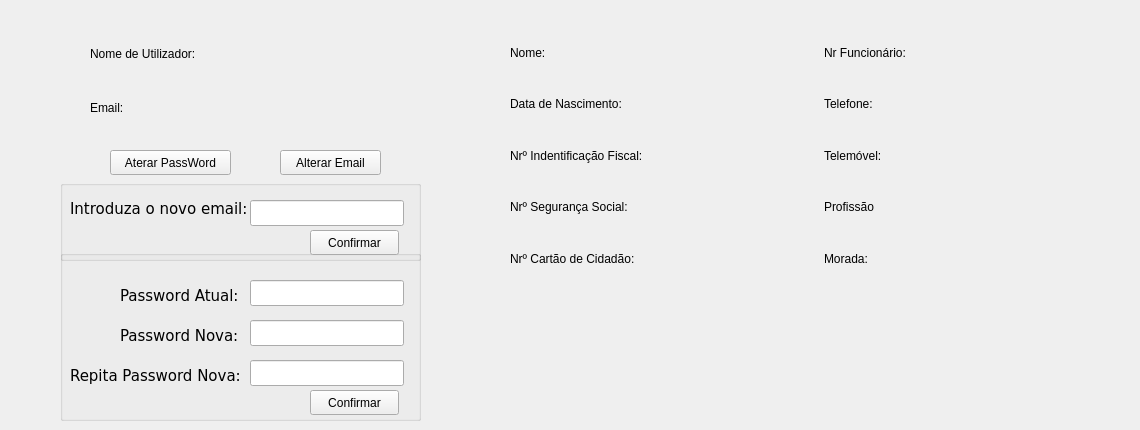
      <widget class="QWidget" name="tab_14">
       <attribute name="title">
        <string>Perfil</string>
       </attribute>
       <widget class="QWidget" name="gridLayoutWidget_4">
        <property name="geometry">
         <rect>
          <x>510</x>
          <y>30</y>
          <width>621</width>
          <height>251</height>
         </rect>
        </property>
        <layout class="QGridLayout" name="gridLayout_4">
         <item row="4" column="2">
          <widget class="QLabel" name="label_80">
           <property name="text">
            <string>Morada:</string>
           </property>
           <property name="alignment">
            <set>Qt::AlignLeading|Qt::AlignLeft|Qt::AlignVCenter</set>
           </property>
          </widget>
         </item>
         <item row="1" column="0">
          <widget class="QLabel" name="label_81">
           <property name="autoFillBackground">
            <bool>false</bool>
           </property>
           <property name="text">
            <string>Data de Nascimento:</string>
           </property>
           <property name="alignment">
            <set>Qt::AlignLeading|Qt::AlignLeft|Qt::AlignVCenter</set>
           </property>
          </widget>
         </item>
         <item row="3" column="1">
          <widget class="QLabel" name="profileSocialNr">
           <property name="text">
            <string/>
           </property>
          </widget>
         </item>
         <item row="1" column="3">
          <widget class="QLabel" name="profileaPhoneNr">
           <property name="text">
            <string/>
           </property>
          </widget>
         </item>
         <item row="3" column="0">
          <widget class="QLabel" name="label_71">
           <property name="text">
            <string>Nrº Segurança Social:</string>
           </property>
           <property name="alignment">
            <set>Qt::AlignLeading|Qt::AlignLeft|Qt::AlignVCenter</set>
           </property>
          </widget>
         </item>
         <item row="0" column="2">
          <widget class="QLabel" name="label_83">
           <property name="text">
            <string>Nr Funcionário:</string>
           </property>
           <property name="alignment">
            <set>Qt::AlignLeading|Qt::AlignLeft|Qt::AlignVCenter</set>
           </property>
          </widget>
         </item>
         <item row="1" column="2">
          <widget class="QLabel" name="label_70">
           <property name="text">
            <string>Telefone:</string>
           </property>
           <property name="alignment">
            <set>Qt::AlignLeading|Qt::AlignLeft|Qt::AlignVCenter</set>
           </property>
          </widget>
         </item>
         <item row="0" column="1">
          <widget class="QLabel" name="profileName">
           <property name="text">
            <string/>
           </property>
          </widget>
         </item>
         <item row="2" column="3">
          <widget class="QLabel" name="profileMobileNr">
           <property name="text">
            <string/>
           </property>
          </widget>
         </item>
         <item row="0" column="3">
          <widget class="QLabel" name="profileNumber">
           <property name="text">
            <string/>
           </property>
          </widget>
         </item>
         <item row="2" column="0">
          <widget class="QLabel" name="label_72">
           <property name="text">
            <string>Nrº Indentificação Fiscal:</string>
           </property>
           <property name="alignment">
            <set>Qt::AlignLeading|Qt::AlignLeft|Qt::AlignVCenter</set>
           </property>
          </widget>
         </item>
         <item row="2" column="2">
          <widget class="QLabel" name="label_65">
           <property name="text">
            <string>Telemóvel:</string>
           </property>
           <property name="alignment">
            <set>Qt::AlignLeading|Qt::AlignLeft|Qt::AlignVCenter</set>
           </property>
          </widget>
         </item>
         <item row="2" column="1">
          <widget class="QLabel" name="profileNIF">
           <property name="text">
            <string/>
           </property>
          </widget>
         </item>
         <item row="0" column="0">
          <widget class="QLabel" name="label_82">
           <property name="text">
            <string>Nome:</string>
           </property>
           <property name="alignment">
            <set>Qt::AlignLeading|Qt::AlignLeft|Qt::AlignVCenter</set>
           </property>
          </widget>
         </item>
         <item row="3" column="3">
          <widget class="QLabel" name="profileJob">
           <property name="text">
            <string/>
           </property>
          </widget>
         </item>
         <item row="4" column="1">
          <widget class="QLabel" name="profileIDNr">
           <property name="text">
            <string/>
           </property>
          </widget>
         </item>
         <item row="4" column="3">
          <widget class="QLabel" name="profileAdress">
           <property name="text">
            <string/>
           </property>
          </widget>
         </item>
         <item row="1" column="1">
          <widget class="QLabel" name="profileDate">
           <property name="text">
            <string/>
           </property>
          </widget>
         </item>
         <item row="3" column="2">
          <widget class="QLabel" name="label_84">
           <property name="text">
            <string>Profissão</string>
           </property>
           <property name="alignment">
            <set>Qt::AlignLeading|Qt::AlignLeft|Qt::AlignVCenter</set>
           </property>
          </widget>
         </item>
         <item row="4" column="0">
          <widget class="QLabel" name="label_64">
           <property name="text">
            <string>Nrº Cartão de Cidadão:</string>
           </property>
           <property name="alignment">
            <set>Qt::AlignLeading|Qt::AlignLeft|Qt::AlignVCenter</set>
           </property>
          </widget>
         </item>
        </layout>
       </widget>
       <widget class="QWidget" name="gridLayoutWidget_5">
        <property name="geometry">
         <rect>
          <x>90</x>
          <y>30</y>
          <width>321</width>
          <height>101</height>
         </rect>
        </property>
        <layout class="QGridLayout" name="gridLayout_5">
         <item row="0" column="0">
          <widget class="QLabel" name="label_85">
           <property name="text">
            <string>Nome de Utilizador:</string>
           </property>
           <property name="alignment">
            <set>Qt::AlignLeading|Qt::AlignLeft|Qt::AlignVCenter</set>
           </property>
          </widget>
         </item>
         <item row="1" column="0">
          <widget class="QLabel" name="label_75">
           <property name="text">
            <string>Email:</string>
           </property>
           <property name="alignment">
            <set>Qt::AlignLeading|Qt::AlignLeft|Qt::AlignVCenter</set>
           </property>
          </widget>
         </item>
         <item row="0" column="1">
          <widget class="QLabel" name="profileUserName">
           <property name="text">
            <string/>
           </property>
          </widget>
         </item>
         <item row="1" column="1">
          <widget class="QLabel" name="profileEmail">
           <property name="text">
            <string/>
           </property>
          </widget>
         </item>
        </layout>
       </widget>
       <widget class="QPushButton" name="profileShowBoxPass">
        <property name="geometry">
         <rect>
          <x>110</x>
          <y>150</y>
          <width>121</width>
          <height>25</height>
         </rect>
        </property>
        <property name="text">
         <string>Aterar PassWord</string>
        </property>
       </widget>
       <widget class="QPushButton" name="profileShowBoxEmail">
        <property name="geometry">
         <rect>
          <x>280</x>
          <y>150</y>
          <width>101</width>
          <height>25</height>
         </rect>
        </property>
        <property name="text">
         <string>Alterar Email</string>
        </property>
       </widget>
       <widget class="QGroupBox" name="changePass">
        <property name="geometry">
         <rect>
          <x>60</x>
          <y>250</y>
          <width>361</width>
          <height>171</height>
         </rect>
        </property>
        <property name="title">
         <string/>
        </property>
        <widget class="QLabel" name="label_14">
         <property name="geometry">
          <rect>
           <x>60</x>
           <y>30</y>
           <width>131</width>
           <height>31</height>
          </rect>
         </property>
         <property name="font">
          <font>
           <family>DejaVu Sans</family>
           <pointsize>11</pointsize>
          </font>
         </property>
         <property name="text">
          <string>Password Atual:</string>
         </property>
        </widget>
        <widget class="QLabel" name="label_27">
         <property name="geometry">
          <rect>
           <x>60</x>
           <y>70</y>
           <width>131</width>
           <height>31</height>
          </rect>
         </property>
         <property name="font">
          <font>
           <family>DejaVu Sans</family>
           <pointsize>11</pointsize>
          </font>
         </property>
         <property name="text">
          <string>Password Nova:</string>
         </property>
        </widget>
        <widget class="QLabel" name="label_28">
         <property name="geometry">
          <rect>
           <x>10</x>
           <y>110</y>
           <width>181</width>
           <height>31</height>
          </rect>
         </property>
         <property name="font">
          <font>
           <family>DejaVu Sans</family>
           <pointsize>11</pointsize>
          </font>
         </property>
         <property name="text">
          <string>Repita Password Nova:</string>
         </property>
        </widget>
        <widget class="QLineEdit" name="profileCurrentPass">
         <property name="geometry">
          <rect>
           <x>190</x>
           <y>30</y>
           <width>154</width>
           <height>26</height>
          </rect>
         </property>
         <property name="text">
          <string/>
         </property>
         <property name="echoMode">
          <enum>QLineEdit::Password</enum>
         </property>
        </widget>
        <widget class="QLineEdit" name="profileNewPass">
         <property name="geometry">
          <rect>
           <x>190</x>
           <y>70</y>
           <width>154</width>
           <height>26</height>
          </rect>
         </property>
         <property name="text">
          <string/>
         </property>
         <property name="echoMode">
          <enum>QLineEdit::Password</enum>
         </property>
        </widget>
        <widget class="QLineEdit" name="profileRepPass">
         <property name="geometry">
          <rect>
           <x>190</x>
           <y>110</y>
           <width>154</width>
           <height>26</height>
          </rect>
         </property>
         <property name="text">
          <string/>
         </property>
         <property name="echoMode">
          <enum>QLineEdit::Password</enum>
         </property>
        </widget>
        <widget class="QPushButton" name="profileChangePass">
         <property name="geometry">
          <rect>
           <x>250</x>
           <y>140</y>
           <width>89</width>
           <height>25</height>
          </rect>
         </property>
         <property name="text">
          <string>Confirmar</string>
         </property>
        </widget>
       </widget>
       <widget class="QGroupBox" name="changeEmail">
        <property name="geometry">
         <rect>
          <x>60</x>
          <y>180</y>
          <width>361</width>
          <height>81</height>
         </rect>
        </property>
        <property name="title">
         <string/>
        </property>
        <widget class="QLabel" name="label_32">
         <property name="geometry">
          <rect>
           <x>10</x>
           <y>20</y>
           <width>191</width>
           <height>17</height>
          </rect>
         </property>
         <property name="font">
          <font>
           <family>DejaVu Sans</family>
           <pointsize>11</pointsize>
          </font>
         </property>
         <property name="text">
          <string>Introduza o novo email:</string>
         </property>
        </widget>
        <widget class="QLineEdit" name="profileNewEmail">
         <property name="geometry">
          <rect>
           <x>190</x>
           <y>20</y>
           <width>154</width>
           <height>26</height>
          </rect>
         </property>
        </widget>
        <widget class="QPushButton" name="profileChangeEmail">
         <property name="geometry">
          <rect>
           <x>250</x>
           <y>50</y>
           <width>89</width>
           <height>25</height>
          </rect>
         </property>
         <property name="text">
          <string>Confirmar</string>
         </property>
        </widget>
       </widget>
      </widget>
